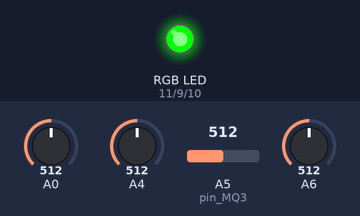
A sketch run on a simulated Arduino Uno, built with avr-gcc and run on an emulated ATmega328P. On the bench: an RGB LED mixed from three pins (HIGH = lit). The inputs (shaded band) are chosen by the test bench; at power-on: A5 (pin_MQ3) = 512, A0 = 512, A4 = 512, A6 = 512. What the sketch prints to the serial monitor is not drawn.

Above: at 1.2 s.
1.3 s: A5 (pin_MQ3) set to 482
At 2.0 s:
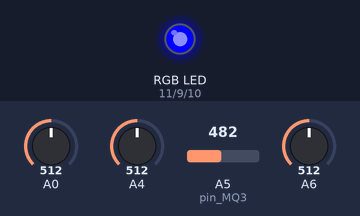
2.8 s: A5 (pin_MQ3) set to 900
At 3.4 s:
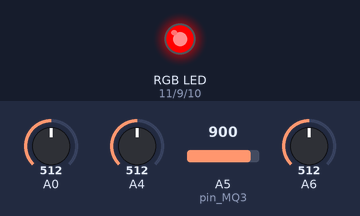
4.3 s: A5 (pin_MQ3) set to 890
At 4.7 s:
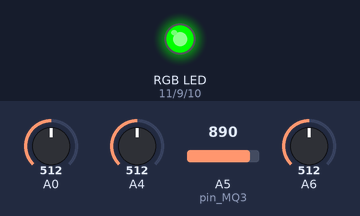
5.8 s: A5 (pin_MQ3) set to 910
At 6.1 s:
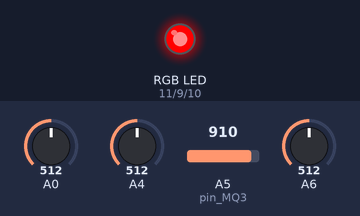
Timing chart, 0 to 8.3 s (numbered marks = the images above; inputs shaded):
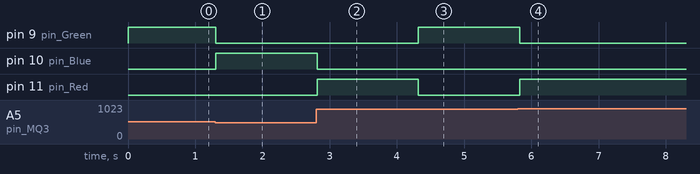

The sketch:

sketch_dec07b.ino
```cpp
int pin_MQ3 = A5;
int pin_Red = 11;
int pin_Green = 9;
int pin_Blue = 10;

void setup() {
  Serial.begin(9600);
  pinMode(pin_Red, OUTPUT);
  pinMode(pin_Green, OUTPUT);
  pinMode(pin_Blue, OUTPUT);
  pinMode(pin_MQ3, INPUT);
}

void loop() {
  int val = analogRead(pin_MQ3);
  Serial.println(analogRead(val));

  if(val>=900) {
    RGB_Color(255, 0, 0);
    delay(100);
  }
  else if(val>=500 && val<900) {
    RGB_Color(0, 255, 0);
    delay(100);
  }
  else if(val<500) {
    RGB_Color(0, 0, 255);
    delay(100);
  }
}

void RGB_Color(int LED_Red_Val, int LED_Green_Val, int LED_Blue_Val) {
  analogWrite(pin_Red, LED_Red_Val);
  analogWrite(pin_Green, LED_Green_Val);
  analogWrite(pin_Blue, LED_Blue_Val);
}
```

Measured:
- the behaviour switches between 500 and 499 on A5 (pin_MQ3) (found by bisection; images 0 and 1)
- the behaviour switches between 900 and 899 on A5 (pin_MQ3) (found by bisection; images 2 and 3)
- after the input at 1.3 s, pin 9 (pin_Green): HIGH → LOW at once; pin 10 (pin_Blue): LOW → HIGH at once
- after the input at 2.8 s, pin 10 (pin_Blue): HIGH → LOW at once; pin 11 (pin_Red): LOW → HIGH at once
- after the input at 4.3 s, pin 9 (pin_Green): LOW → HIGH at once; pin 11 (pin_Red): HIGH → LOW at once
- after the input at 5.8 s, pin 9 (pin_Green): HIGH → LOW at once; pin 11 (pin_Red): LOW → HIGH at once
